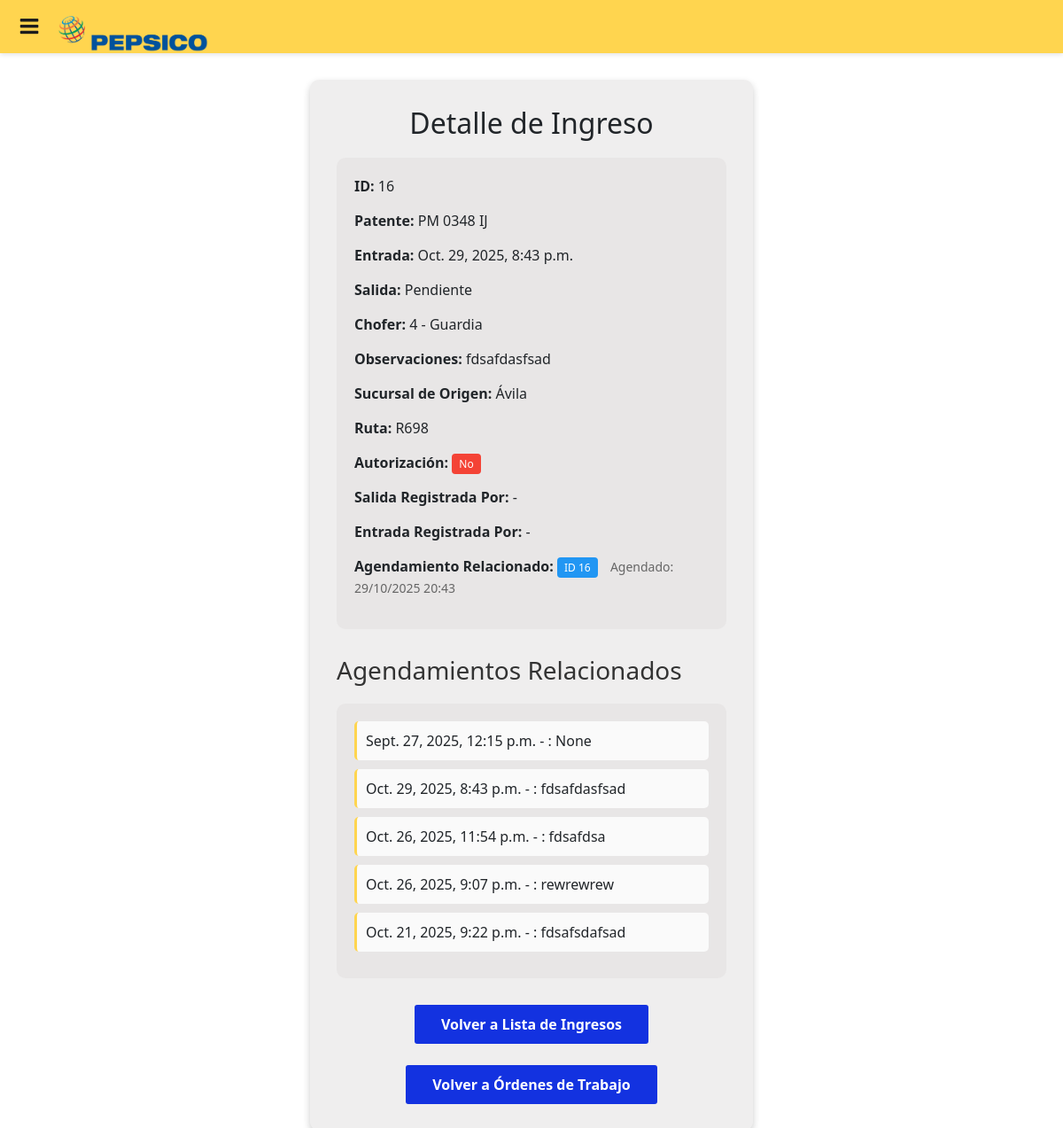
Before: /ingresos/16/ with the older database file.
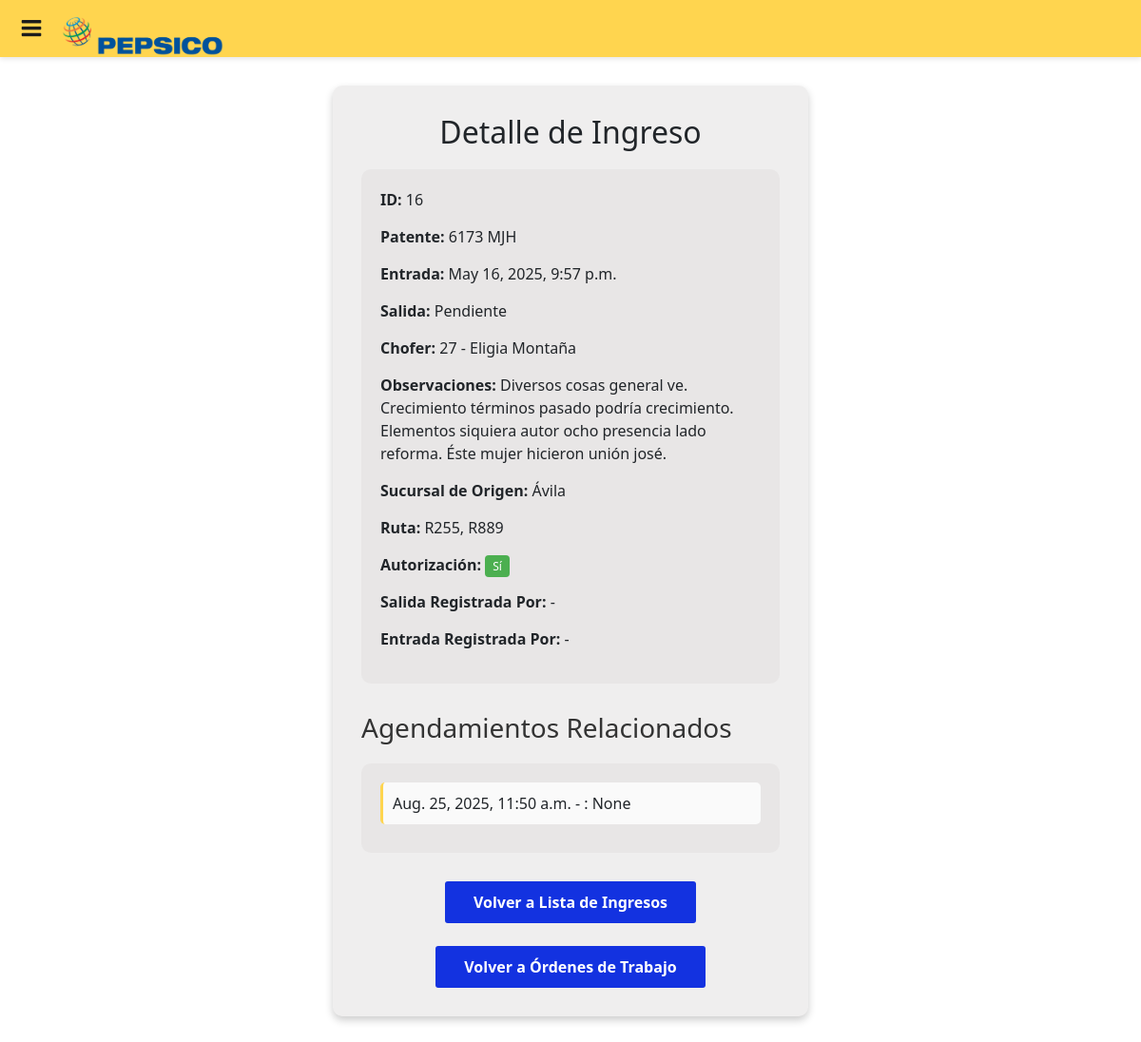
After: the same page with the newer database file.
### documents/models.py (models this page shows, shortened)
class Ingreso(models.Model):
    id_ingreso = models.AutoField(primary_key=True)
    patent = models.ForeignKey(
        Vehicle, on_delete=models.CASCADE, db_column='patent')
    entry_datetime = models.DateTimeField()
    exit_datetime = models.DateTimeField(null=True, blank=True)
    chofer = models.ForeignKey(
        FlotaUser, on_delete=models.CASCADE, db_column='chofer_id')
    observations = models.TextField(null=True, blank=True)
    authorization = models.BooleanField()
    entry_registered_by = models.ForeignKey(
        FlotaUser, on_delete=models.SET_NULL, db_column='entry_registered_by_id', null=True, blank=True, related_name='entry_registered_ingresos')
    exit_registered_by = models.ForeignKey(
        FlotaUser, on_delete=models.SET_NULL, db_column='exit_registered_by_id', null=True, blank=True, related_name='exit_registered_ingresos')
    schedule = models.ForeignKey(
        MaintenanceSchedule, on_delete=models.SET_NULL, null=True, blank=True, related_name='ingresos')
    class Meta:
        db_table = 'Ingresos'

class Vehicle(models.Model):
    patent = models.CharField(max_length=10, primary_key=True)
    equipment = models.ForeignKey(
        SAPEquipment, on_delete=models.CASCADE, db_column='equipment_id')
    ceco = models.ForeignKey(
        CECO, on_delete=models.CASCADE, db_column='ceco_id')
    brand = models.CharField(max_length=50)
    model = models.CharField(max_length=50)
    year = models.IntegerField()
    age = models.IntegerField()
    useful_life = models.IntegerField()
    mileage = models.IntegerField(null=True, blank=True)
    site = models.ForeignKey(
        Site, on_delete=models.CASCADE, db_column='site_id')
    operational = models.BooleanField()
    backup = models.BooleanField()
    out_of_service = models.BooleanField()
    type = models.ForeignKey(
        VehicleType, on_delete=models.CASCADE, db_column='type_id')
    plan = models.BooleanField()
    sinister = models.BooleanField()
    observations = models.TextField()
    compliance = models.CharField(max_length=50)
    tct = models.CharField(max_length=50, null=True, blank=True)
    geotab_confirm = models.BooleanField()
    auction = models.BooleanField()
    status = models.ForeignKey(
        VehicleStatus, on_delete=models.SET_NULL, db_column='status_id', null=True, blank=True)
    def __str__(self):
        return self.patent
    class Meta:
        db_table = 'Vehicles'

class FlotaUser(models.Model):
    id_user = models.AutoField(primary_key=True)
    user = models.OneToOneField(User, on_delete=models.CASCADE, related_name='flotauser')
    name = models.CharField(max_length=100)
    role = models.ForeignKey(
        Role, on_delete=models.CASCADE, db_column='role_id')
    patent = models.ForeignKey(
        Vehicle, on_delete=models.CASCADE, db_column='patent')
    status = models.ForeignKey(
        UserStatus, on_delete=models.CASCADE, db_column='status_id')
    observations = models.TextField()
    gpid = models.CharField(max_length=20)
    def __str__(self):
        return f"{self.id_user} - {self.name}"
    class Meta:
        db_table = 'FlotaUsers'

class Route(models.Model):
    id_route = models.AutoField(primary_key=True)
    route_code = models.CharField(max_length=50)
    gtm = models.CharField(max_length=50)
    driver = models.ForeignKey(
        FlotaUser, on_delete=models.SET_NULL, db_column='driver_id', null=True, blank=True)
    truck = models.ForeignKey(
        Vehicle, on_delete=models.CASCADE, db_column='truck_patent')
    comment = models.TextField()
    class Meta:
        db_table = 'Routes'

class MaintenanceSchedule(models.Model):
    id_schedule = models.AutoField(primary_key=True)
    patent = models.ForeignKey(
        Vehicle, on_delete=models.CASCADE, db_column='patent')
    start_datetime = models.DateTimeField()
    assigned_user = models.ForeignKey(
        FlotaUser, on_delete=models.SET_NULL, db_column='assigned_user_id', null=True, blank=True)
    expected_chofer = models.ForeignKey(FlotaUser, on_delete=models.SET_NULL, db_column='expected_chofer_id',
                                       null=True, blank=True, related_name='expected_ingresos')
    status = models.ForeignKey(
        UserStatus, on_delete=models.CASCADE, db_column='status_id')
    observations = models.TextField(null=True, blank=True)
    related_incidents = models.ManyToManyField(
        'Incident', blank=True, related_name='maintenance_schedules',
        help_text='Incidentes asociados a esta agenda de mantenimiento')
    class Meta:
        db_table = 'MaintenanceSchedules'

class Site(models.Model):
    id_site = models.AutoField(primary_key=True)
    name = models.CharField(max_length=100)
    patent_count = models.IntegerField()
    class Meta:
        db_table = 'Sites'

### agenda/views.py (the view)
# urls.py: path('ingresos/<int:pk>/', views.ingreso_detail, name='ingreso_detail'),
def ingreso_detail(request, pk):
    ingreso = get_object_or_404(Ingreso, pk=pk)
    schedules = MaintenanceSchedule.objects.filter(patent=ingreso.patent)
    return render(request, 'agenda/ingreso_detail.html', {'ingreso': ingreso, 'schedules': schedules})

### agenda/templates/agenda/ingreso_detail.html (shortened to what this page needs)
{% extends 'base.html' %}
{% load static %}
{% block static %}
<link rel="stylesheet" href="{% static 'agenda/css/formulario.css' %}">
<link rel="stylesheet" href="{% static 'agenda/css/ingreso_detail.css' %}">
{% endblock %}
{% block content %}
<div class="contenedor">
  <div class="formulario">
    <h2>Detalle de Ingreso</h2>
    <div class="detail-container">
      <div class="detail-field">
        <strong>ID:</strong> {{ ingreso.id_ingreso }}
      </div>
      <div class="detail-field">
        <strong>Patente:</strong> {{ ingreso.patent }}
      </div>
      <div class="detail-field">
        <strong>Entrada:</strong> {{ ingreso.entry_datetime }}
      </div>
      <div class="detail-field">
        <strong>Salida:</strong> {{ ingreso.exit_datetime|default:"Pendiente" }}
      </div>
      <div class="detail-field">
        <strong>Chofer:</strong> {{ ingreso.chofer }}
      </div>
      <div class="detail-field">
        <strong>Observaciones:</strong> {{ ingreso.observations|default:"-" }}
      </div>
      <div class="detail-field">
        <strong>Sucursal de Origen:</strong> {{ ingreso.patent.site.name }}
      </div>
      <div class="detail-field">
        <strong>Ruta:</strong> {% for route in ingreso.patent.route_set.all %}{{ route.route_code }}{% if not forloop.last %}, {% endif %}{% endfor %}
      </div>
      <div class="detail-field">
        <strong>Autorización:</strong>
        {% if ingreso.authorization %}
          <span class="authorization-yes">Sí</span>
        {% else %}
          <span class="authorization-no">No</span>
        {% endif %}
      </div>
      <div class="detail-field">
        <strong>Salida Registrada Por:</strong> {{ ingreso.exit_registered_by|default:"-" }}
      </div>
      <div class="detail-field">
        <strong>Entrada Registrada Por:</strong> {{ ingreso.entry_registered_by|default:"-" }}
      </div>
      {% if ingreso.schedule %}
      <div class="detail-field">
        <strong>Agendamiento Relacionado:</strong>
        <span class="related-badge">ID {{ ingreso.schedule.id_schedule }}</span>
        <small class="related-time">Agendado: {{ ingreso.schedule.start_datetime|date:"d/m/Y H:i" }}</small>
      </div>
      {% endif %}
    </div>
    <h3 class="related-title">Agendamientos Relacionados</h3>
    {% if schedules %}
    <div class="related-schedules">
      {% for schedule in schedules %}
      <div class="schedule-item">
        {{ schedule.start_datetime }} - {{ schedule.end_datetime }}: {{ schedule.observations }}
      </div>
      {% endfor %}
    </div>
    {% else %}
    <div class="no-related">
      No hay agendamientos relacionados
    </div>
    {% endif %}
    <div class="back-section">
      <a href="{% url 'ingresos_list' %}" class="btn-programar">Volver a Lista de Ingresos</a>
      <br> <br>
      <a href="{% url 'orden_trabajo_list' %}" class="btn-programar">Volver a Órdenes de Trabajo</a>
    </div>
  </div>
</div>
{% endblock %}

Changed rows visible on the page:
removed Route: route_code "R698"
removed MaintenanceSchedule: start_datetime "Sept. 27, 2025, 12:15 p.m.", observations "None"
no longer on this page (row edited): MaintenanceSchedule: start_datetime "Oct. 29, 2025, 8:43 p.m.", observations "fdsafdasfsad"
no longer on this page (row edited): MaintenanceSchedule: start_datetime "Oct. 26, 2025, 11:54 p.m.", observations "fdsafdsa"
no longer on this page (row edited): MaintenanceSchedule: start_datetime "Oct. 26, 2025, 9:07 p.m.", observations "rewrewrew"
removed MaintenanceSchedule: start_datetime "Oct. 21, 2025, 9:22 p.m.", observations "fdsafsdafsad"
changed Ingreso "Pendiente": patent "PM 0348 IJ" → "6173 MJH"; entry_datetime "Oct. 29, 2025, 8:43 p.m." → "May 16, 2025, 9:57 p.m."; chofer "4 - Guardia" → "27 - Eligia Montaña"; observations "fdsafdasfsad" → "Diversos cosas general ve. Crecimiento términos pasado podría crecimiento. Elementos siquiera autor ocho presencia lado reforma. Éste mujer hicieron unión josé."; authorization False → True (drawn); schedule_id 16 → empty (drawn); schedule.id_schedule "16" → (not shown); schedule.start_datetime "29/10/2025 20:43" → (not shown)
added Route: route_code "R255"
added Route: route_code "R889"
added MaintenanceSchedule: start_datetime "Aug. 25, 2025, 11:50 a.m.", observations "None"
Other visible differences:
text no longer shown: "No Agendamiento Relacionado: ID Agendado:"
text now shown: "Sí"
